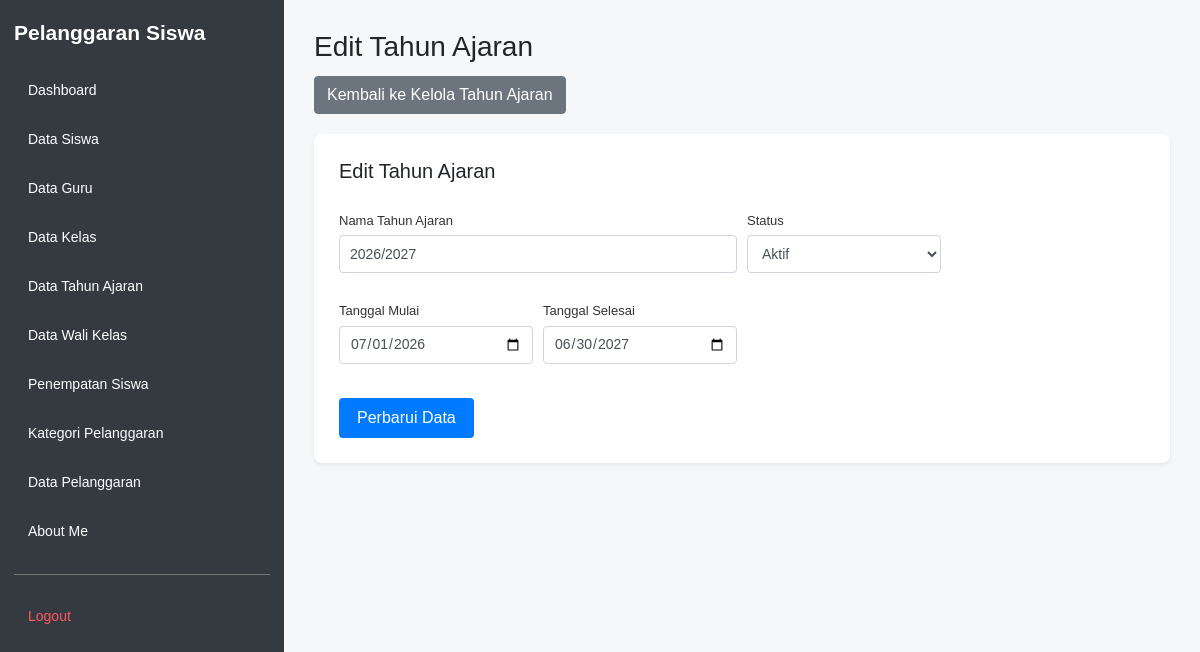
The page /edit_tahun_ajaran.php?id=101 (signed in) on the database its author committed.
### tables this page shows
CREATE TABLE `t_tahun_ajaran` (
  `id` int(11) NOT NULL AUTO_INCREMENT,
  `nama` varchar(20) DEFAULT NULL,
  `tanggal_mulai` date NOT NULL,
  `tanggal_selesai` date NOT NULL,
  `status_aktif` tinyint(1) NOT NULL,
  `created_at` timestamp NOT NULL DEFAULT current_timestamp(),
  `updated_at` timestamp NOT NULL DEFAULT current_timestamp(),
  PRIMARY KEY (`id`),
  UNIQUE KEY `uq_t_tahun_ajaran_nama` (`nama`)
);

### edit_tahun_ajaran.php (the view, shortened to what this page needs)
<?php
require_once __DIR__ . '/config/koneksi.php';
$id = (int) $_GET['id'];
$stmt = mysqli_prepare($koneksi, "SELECT * FROM t_tahun_ajaran WHERE id = ?");
mysqli_stmt_bind_param($stmt, 'i', $id);
mysqli_stmt_execute($stmt);
$hasil = mysqli_stmt_get_result($stmt);
$tahun_ajaran = mysqli_fetch_assoc($hasil);
?>
<!DOCTYPE html>
<html lang="id">
<head>
    <link rel="stylesheet"
          href="https://cdn.jsdelivr.net/npm/bootstrap@4.1.3/dist/css/bootstrap.min.css">
    <link rel="stylesheet" href="layout/layout.css">
</head>
<body>
<?php require_once __DIR__ . '/layout/sidebar.php'; ?>
<main class="app-main">
    <div class="page-header">
        <h1>Edit Tahun Ajaran</h1>
        <a href="kelola_tahun_ajaran.php" class="btn btn-secondary">
            Kembali ke Kelola Tahun Ajaran
        </a>
    </div>
    <div class="form-card form-card-full shadow-sm mb-4">
        <h5 class="mb-3">Edit Tahun Ajaran</h5>
        <form action="proses_edit_tahun_ajaran.php" method="POST">
            <div class="form-row">
                <div class="form-group col-md-6">
                    <label>Nama Tahun Ajaran</label>
                    <input type="text" name="nama" class="form-control" required
                           placeholder="Contoh: 2025/2026"
                           value="<?= htmlspecialchars((string)($tahun_ajaran['nama'] ?? ''), ENT_QUOTES, 'UTF-8'); ?>">
                </div>
                <div class="form-group col-md-3">
                    <label>Status</label>
                    <select name="status_aktif" class="form-control" required>
                        <option value="1" <?= (int)($tahun_ajaran['status_aktif'] ?? 0) === 1 ? 'selected' : ''; ?>>Aktif</option>
                    </select>
                </div>
            </div>
            <div class="form-row">
                <div class="form-group col-md-3">
                    <label>Tanggal Mulai</label>
                    <input type="date" name="tanggal_mulai" class="form-control" required
                           value="<?= htmlspecialchars((string)($tahun_ajaran['tanggal_mulai'] ?? ''), ENT_QUOTES, 'UTF-8'); ?>">
                </div>
                <div class="form-group col-md-3">
                    <label>Tanggal Selesai</label>
                    <input type="date" name="tanggal_selesai" class="form-control" required
                           value="<?= htmlspecialchars((string)($tahun_ajaran['tanggal_selesai'] ?? ''), ENT_QUOTES, 'UTF-8'); ?>">
                </div>
            </div>
            <button type="submit" name="edit" class="btn btn-primary">
                Perbarui Data
            </button>
        </form>
    </div>
</main>
</body>
</html>

### layout/layout.css (style rules this page uses)
* { box-sizing: border-box; }
html, body { margin: 0; padding: 0; min-height: 100vh; font-family: Arial, sans-serif; background: #f5f7f9; }
.app-main { display: block; width: auto; min-width: 0; min-height: 100vh; margin-left: 284px; padding: 30px; }
.app-main h1, .app-main h2 { margin-top: 0; }
.page-header { margin-bottom: 20px; }
.page-header h1 { font-size: 28px; margin-bottom: 12px; }
.form-card { background: #ffffff; border-radius: 8px; padding: 25px; max-width: 720px; }
.form-card-full { max-width: 100%; }
.form-card label { display: block; font-size: 13px; margin: 12px 0 5px; color: #333; }
.form-card input[type="text"], .form-card input[type="email"], .form-card input[type="password"], .form-card input[type="date"], .form-card input[type="number"], .form-card select, .form-card textarea { width: 100%; padding: 8px 10px; border: 1px solid #ced4da; border-radius: 4px; font-size: 14px; box-sizing: border-box; }
.form-card button { margin-top: 18px; padding: 8px 18px; border: none; border-radius: 4px; cursor: pointer; }

### rows shown on the page
t_tahun_ajaran: nama "2026/2027", status_aktif "Aktif", tanggal_mulai "07/01/2026", tanggal_selesai "06/30/2027"

### other values the page prints
$label "Dashboard"
$label "Data Siswa"
$label "Data Guru"
$label "Data Kelas"
$label "Data Tahun Ajaran"
$label "Data Wali Kelas"
$label "Penempatan Siswa"
$label "Kategori Pelanggaran"
$label "Data Pelanggaran"
$label "About Me"
